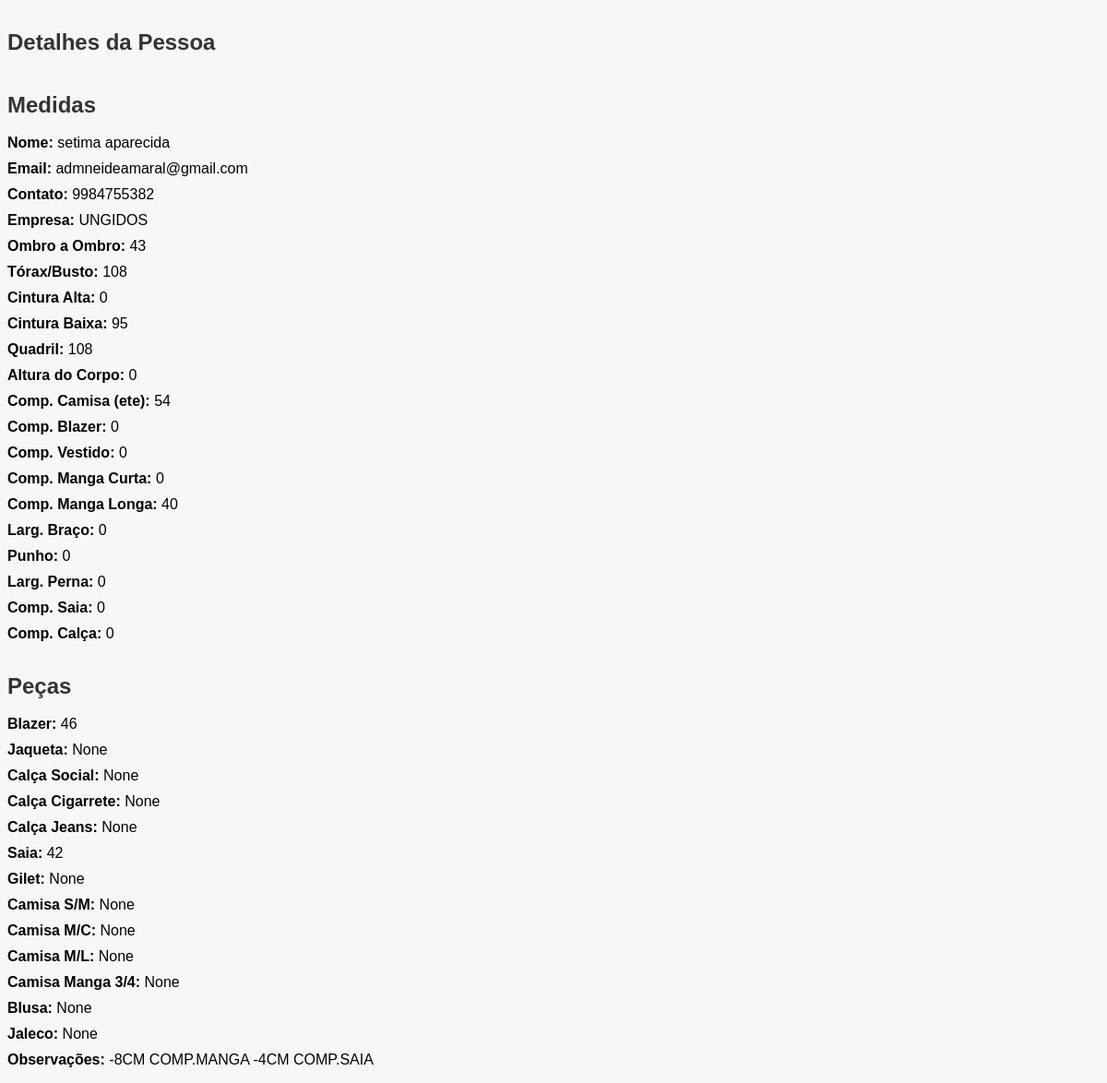
The page /pessoa/205/ (signed in) on the database its author committed.
### app_medidas_clientes/models.py (models this page shows)
class Pessoa(models.Model):
    nome = models.CharField(max_length=100)
    email = models.EmailField()
    telefone_regex = RegexValidator(
        regex=r'^\+?1?\d{9,15}$',
        message="O número de telefone deve estar no formato: '+999999999'."
    )
    contato = models.CharField(validators=[telefone_regex], max_length=16)
    empresa = models.CharField(max_length=110)
    ombro_ombro = models.CharField(max_length=10, null=True, blank=True)
    torax_busto = models.CharField(max_length=10, null=True, blank=True)
    cintura_alta = models.CharField(max_length=10, null=True, blank=True)
    cintura_baixa = models.CharField(max_length=10, null=True, blank=True)
    quadril = models.CharField(max_length=10, null=True, blank=True)
    altura_corpo = models.CharField(max_length=10, null=True, blank=True)
    comp_camisa = models.CharField(max_length=10, null=True, blank=True)
    comp_blazer = models.CharField(max_length=10, null=True, blank=True)
    comp_vestido = models.CharField(max_length=10, null=True, blank=True)
    comp_manga_curta = models.CharField(max_length=10, null=True, blank=True)
    comp_manga_longa = models.CharField(max_length=10, null=True, blank=True)
    larg_braco = models.CharField(max_length=10, null=True, blank=True)
    punho = models.CharField(max_length=10, null=True, blank=True)
    larg_perna = models.CharField(max_length=10, null=True, blank=True)
    comp_saia = models.CharField(max_length=10, null=True, blank=True)
    comp_calca = models.CharField(max_length=10, null=True, blank=True)
    tamanho_blazer = models.CharField(max_length=10, null=True, blank=True)
    tamanho_jaqueta = models.CharField(max_length=10, null=True, blank=True)
    tamanho_calca_social = models.CharField(max_length=10, null=True, blank=True)
    tamanho_calca_cigarrete = models.CharField(max_length=10, null=True, blank=True)
    tamanho_calca_jeans = models.CharField(max_length=10, null=True, blank=True)
    tamanho_saia = models.CharField(max_length=10, null=True, blank=True)
    tamanho_gilet = models.CharField(max_length=10, null=True, blank=True)
    tamanho_camisa_sem_manga = models.CharField(max_length=10, null=True, blank=True)
    tamanho_camisa_manga_curta = models.CharField(max_length=10, null=True, blank=True)
    tamanho_camisa_manga_longa = models.CharField(max_length=10, null=True, blank=True)
    tamanho_camisa_manga_3_4 = models.CharField(max_length=10, null=True, blank=True)
    tamanho_blusa = models.CharField(max_length=10, null=True, blank=True)
    tamanho_jaleco = models.CharField(max_length=10, null=True, blank=True)
    observacao = models.TextField(blank=True)

### app_medidas_clientes/views.py (the view)
# urls.py: path('pessoa/<int:pessoa_id>/', views.exibir_pessoa, name='detalhes_pessoa'),
@login_required
def exibir_pessoa(request, pessoa_id):
    pessoa = get_object_or_404(Pessoa, id=pessoa_id)
    return render(request, 'exibir_pessoa.html', {'pessoa': pessoa})

### app_medidas_clientes/templates/exibir_pessoa.html (shortened to what this page needs)
{% load static %}
<!DOCTYPE html>
<html>
<head>
    <link rel="stylesheet" type="text/css" href="{% static 'app_medidas_clientes/busca.css' %}">
</head>
<body>
    {% block content %}
    {% if pessoa %}
        <h2>Detalhes da Pessoa</h2>
        <ul>
            <h2>Medidas</h2>
            <br>
            <li><strong>Nome:</strong> {{ pessoa.nome }}</li>
            <li><strong>Email:</strong> {{ pessoa.email }}</li>
            <li><strong>Contato:</strong> {{ pessoa.contato }}</li>
            <li><strong>Empresa:</strong> {{ pessoa.empresa }}</li>
            <li><strong>Ombro a Ombro:</strong> {{ pessoa.ombro_ombro }}</li>
            <li><strong>Tórax/Busto:</strong> {{ pessoa.torax_busto }}</li>
            <li><strong>Cintura Alta:</strong> {{ pessoa.cintura_alta }}</li>
            <li><strong>Cintura Baixa:</strong> {{ pessoa.cintura_baixa }}</li>
            <li><strong>Quadril:</strong> {{ pessoa.quadril }}</li>
            <li><strong>Altura do Corpo:</strong> {{ pessoa.altura_corpo }}</li>
            <li><strong>Comp. Camisa (ete):</strong> {{ pessoa.comp_camisa }}</li>
            <li><strong>Comp. Blazer:</strong> {{ pessoa.comp_blazer }}</li>
            <li><strong>Comp. Vestido:</strong> {{ pessoa.comp_vestido }}</li>
            <li><strong>Comp. Manga Curta:</strong> {{ pessoa.comp_manga_curta }}</li>
            <li><strong>Comp. Manga Longa:</strong> {{ pessoa.comp_manga_longa }}</li>
            <li><strong>Larg. Braço:</strong> {{ pessoa.larg_braco }}</li>
            <li><strong>Punho:</strong> {{ pessoa.punho }}</li>
            <li><strong>Larg. Perna:</strong> {{ pessoa.larg_perna }}</li>
            <li><strong>Comp. Saia:</strong> {{ pessoa.comp_saia }}</li>
            <li><strong>Comp. Calça:</strong> {{ pessoa.comp_calca }}</li>
            <h2>Peças</h2>
            <br>
            <li><strong>Blazer:</strong> {{ pessoa.tamanho_blazer }}</li>
            <li><strong>Jaqueta:</strong> {{ pessoa.tamanho_jaqueta }}</li>
            <li><strong>Calça Social:</strong> {{ pessoa.tamanho_calca_social }}</li>
            <li><strong>Calça Cigarrete:</strong> {{ pessoa.tamanho_calca_cigarrete }}</li>
            <li><strong>Calça Jeans:</strong> {{ pessoa.tamanho_calca_jeans }}</li>
            <li><strong>Saia:</strong> {{ pessoa.tamanho_saia }}</li>
            <li><strong>Gilet:</strong> {{ pessoa.tamanho_gilet }}</li>
            <li><strong>Camisa S/M:</strong> {{ pessoa.tamanho_camisa_sem_manga }}</li>
            <li><strong>Camisa M/C:</strong> {{ pessoa.tamanho_camisa_manga_curta }}</li>
            <li><strong>Camisa M/L:</strong> {{ pessoa.tamanho_camisa_manga_longa }}</li>
            <li><strong>Camisa Manga 3/4:</strong> {{ pessoa.tamanho_camisa_manga_3_4 }}</li>
            <li><strong>Blusa:</strong> {{ pessoa.tamanho_blusa }}</li>
            <li><strong>Jaleco:</strong> {{ pessoa.tamanho_jaleco }}</li>
            <li><strong>Observações:</strong> {{ pessoa.observacao }}</li>
        </ul>
    {% else %}
        <p>Pessoa não encontrada.</p>
    {% endif %}
    {% endblock %}
</body>
</html>

### app_medidas_clientes/static/app_medidas_clientes/busca.css (style rules this page uses)
body { font-family: Arial, sans-serif; background-color: #f7f7f7; }
h2, p { margin: 0; padding-top: 1em; color: #333; }
ul { list-style: none; padding: 0; }
li { margin-bottom: 10px; }

### app_medidas_clientes/templates/exibir_pessoa.html (style rules this page uses)
body { font-family: Arial, sans-serif; background-color: #f7f7f7; }
h2 { color: #333; }
ul { list-style: none; padding: 0; }
li { margin-bottom: 10px; }

### rows shown on the page
Pessoa: nome "setima aparecida", email "admneideamaral@gmail.com", contato "9984755382", empresa "UNGIDOS", ombro_ombro "43", torax_busto "108", cintura_alta "0", cintura_baixa "95", quadril "108", altura_corpo "0", comp_camisa "54", comp_blazer "0", comp_vestido "0", comp_manga_curta "0", comp_manga_longa "40", larg_braco "0", punho "0", larg_perna "0", comp_saia "0", comp_calca "0", tamanho_blazer "46", tamanho_jaqueta "None", tamanho_calca_social "None", tamanho_calca_cigarrete "None", tamanho_calca_jeans "None", tamanho_saia "42", tamanho_gilet "None", tamanho_camisa_sem_manga "None", tamanho_camisa_manga_curta "None", tamanho_camisa_manga_longa "None", tamanho_camisa_manga_3_4 "None", tamanho_blusa "None", tamanho_jaleco "None", observacao "-8CM COMP.MANGA -4CM COMP.SAIA"
